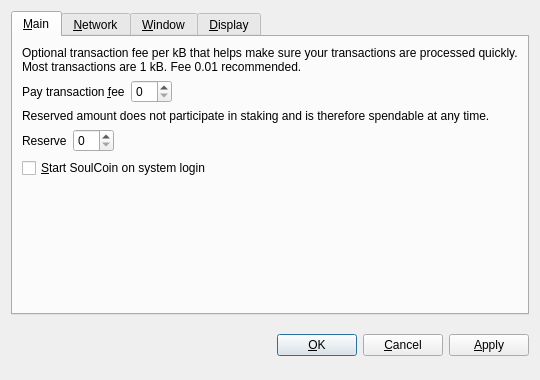
<?xml version="1.0" encoding="UTF-8"?>
<ui version="4.0">
 <class>OptionsDialog</class>
 <widget class="QDialog" name="OptionsDialog">
  <property name="geometry">
   <rect>
    <x>0</x>
    <y>0</y>
    <width>540</width>
    <height>380</height>
   </rect>
  </property>
  <property name="windowTitle">
   <string>Options</string>
  </property>
  <property name="modal">
   <bool>true</bool>
  </property>
  <layout class="QVBoxLayout" name="verticalLayout">
   <item>
    <widget class="QTabWidget" name="tabWidget">
     <property name="tabPosition">
      <enum>QTabWidget::North</enum>
     </property>
     <property name="currentIndex">
      <number>0</number>
     </property>
     <widget class="QWidget" name="tabMain">
      <attribute name="title">
       <string>&amp;Main</string>
      </attribute>
      <layout class="QVBoxLayout" name="verticalLayout_Main">
       <item>
        <widget class="QLabel" name="transactionFeeInfoLabel">
         <property name="text">
          <string>Optional transaction fee per kB that helps make sure your transactions are processed quickly. Most transactions are 1 kB. Fee 0.01 recommended.</string>
         </property>
         <property name="textFormat">
          <enum>Qt::PlainText</enum>
         </property>
         <property name="wordWrap">
          <bool>true</bool>
         </property>
        </widget>
       </item>
       <item>
        <layout class="QHBoxLayout" name="horizontalLayoutFee">
         <item>
          <widget class="QLabel" name="transactionFeeLabel">
           <property name="text">
            <string>Pay transaction &amp;fee</string>
           </property>
           <property name="textFormat">
            <enum>Qt::PlainText</enum>
           </property>
           <property name="buddy">
            <cstring>transactionFee</cstring>
           </property>
          </widget>
         </item>
         <item>
          <widget class="BitcoinAmountField" name="transactionFee"/>
         </item>
         <item>
          <spacer name="horizontalSpacerFee">
           <property name="orientation">
            <enum>Qt::Horizontal</enum>
           </property>
           <property name="sizeHint" stdset="0">
            <size>
             <width>40</width>
             <height>20</height>
            </size>
           </property>
          </spacer>
         </item>
        </layout>
       </item>
       <item>
        <widget class="QLabel" name="reserveBalanceInfoLabel">
         <property name="text">
          <string>Reserved amount does not participate in staking and is therefore spendable at any time.</string>
         </property>
         <property name="textFormat">
          <enum>Qt::PlainText</enum>
         </property>
         <property name="wordWrap">
          <bool>true</bool>
         </property>
        </widget>
       </item>
       <item>
        <layout class="QHBoxLayout" name="horizontalLayoutReserveBalance">
         <item>
          <widget class="QLabel" name="reserveBalanceLabel">
           <property name="text">
            <string>Reserve</string>
           </property>
           <property name="textFormat">
            <enum>Qt::PlainText</enum>
           </property>
           <property name="buddy">
            <cstring>reserveBalance</cstring>
           </property>
          </widget>
         </item>
         <item>
          <widget class="BitcoinAmountField" name="reserveBalance"/>
         </item>
         <item>
          <spacer name="horizontalSpacerReserveBalance">
           <property name="orientation">
            <enum>Qt::Horizontal</enum>
           </property>
           <property name="sizeHint" stdset="0">
            <size>
             <width>40</width>
             <height>20</height>
            </size>
           </property>
          </spacer>
         </item>
        </layout>
       </item>
       <item>
        <widget class="QCheckBox" name="bitcoinAtStartup">
         <property name="toolTip">
          <string>Automatically start SoulCoin after logging in to the system.</string>
         </property>
         <property name="text">
          <string>&amp;Start SoulCoin on system login</string>
         </property>
        </widget>
       </item>
       <item>
        <spacer name="verticalSpacer_Main">
         <property name="orientation">
          <enum>Qt::Vertical</enum>
         </property>
         <property name="sizeHint" stdset="0">
          <size>
           <width>20</width>
           <height>40</height>
          </size>
         </property>
        </spacer>
       </item>
      </layout>
     </widget>
     <widget class="QWidget" name="tabNetwork">
      <attribute name="title">
       <string>&amp;Network</string>
      </attribute>
      <layout class="QVBoxLayout" name="verticalLayout_Network">
       <item>
        <widget class="QCheckBox" name="mapPortUpnp">
         <property name="toolTip">
          <string>Automatically open the SoulCoin client port on the router. This only works when your router supports UPnP and it is enabled.</string>
         </property>
         <property name="text">
          <string>Map port using &amp;UPnP</string>
         </property>
        </widget>
       </item>
       <item>
        <widget class="QCheckBox" name="connectSocks">
         <property name="toolTip">
          <string>Connect to the SoulCoin network through a SOCKS proxy (e.g. when connecting through Tor).</string>
         </property>
         <property name="text">
          <string>&amp;Connect through SOCKS proxy:</string>
         </property>
        </widget>
       </item>
       <item>
        <layout class="QHBoxLayout" name="horizontalLayout_Network">
         <item>
          <widget class="QLabel" name="proxyIpLabel">
           <property name="text">
            <string>Proxy &amp;IP:</string>
           </property>
           <property name="textFormat">
            <enum>Qt::PlainText</enum>
           </property>
           <property name="buddy">
            <cstring>proxyIp</cstring>
           </property>
          </widget>
         </item>
         <item>
          <widget class="QValidatedLineEdit" name="proxyIp">
           <property name="maximumSize">
            <size>
             <width>140</width>
             <height>16777215</height>
            </size>
           </property>
           <property name="toolTip">
            <string>IP address of the proxy (e.g. 127.0.0.1)</string>
           </property>
          </widget>
         </item>
         <item>
          <widget class="QLabel" name="proxyPortLabel">
           <property name="text">
            <string>&amp;Port:</string>
           </property>
           <property name="textFormat">
            <enum>Qt::PlainText</enum>
           </property>
           <property name="buddy">
            <cstring>proxyPort</cstring>
           </property>
          </widget>
         </item>
         <item>
          <widget class="QLineEdit" name="proxyPort">
           <property name="maximumSize">
            <size>
             <width>55</width>
             <height>16777215</height>
            </size>
           </property>
           <property name="toolTip">
            <string>Port of the proxy (e.g. 9050)</string>
           </property>
          </widget>
         </item>
         <item>
          <widget class="QLabel" name="socksVersionLabel">
           <property name="text">
            <string>SOCKS &amp;Version:</string>
           </property>
           <property name="textFormat">
            <enum>Qt::PlainText</enum>
           </property>
           <property name="buddy">
            <cstring>socksVersion</cstring>
           </property>
          </widget>
         </item>
         <item>
          <widget class="QValueComboBox" name="socksVersion">
           <property name="toolTip">
            <string>SOCKS version of the proxy (e.g. 5)</string>
           </property>
          </widget>
         </item>
         <item>
          <spacer name="horizontalSpacer_Network">
           <property name="orientation">
            <enum>Qt::Horizontal</enum>
           </property>
           <property name="sizeHint" stdset="0">
            <size>
             <width>40</width>
             <height>20</height>
            </size>
           </property>
          </spacer>
         </item>
        </layout>
       </item>
       <item>
        <spacer name="verticalSpacer_Network">
         <property name="orientation">
          <enum>Qt::Vertical</enum>
         </property>
         <property name="sizeHint" stdset="0">
          <size>
           <width>20</width>
           <height>40</height>
          </size>
         </property>
        </spacer>
       </item>
      </layout>
     </widget>
     <widget class="QWidget" name="tabWindow">
      <attribute name="title">
       <string>&amp;Window</string>
      </attribute>
      <layout class="QVBoxLayout" name="verticalLayout_Window">
       <item>
        <widget class="QCheckBox" name="minimizeToTray">
         <property name="toolTip">
          <string>Show only a tray icon after minimizing the window.</string>
         </property>
         <property name="text">
          <string>&amp;Minimize to the tray instead of the taskbar</string>
         </property>
        </widget>
       </item>
       <item>
        <widget class="QCheckBox" name="minimizeOnClose">
         <property name="toolTip">
          <string>Minimize instead of exit the application when the window is closed. When this option is enabled, the application will be closed only after selecting Quit in the menu.</string>
         </property>
         <property name="text">
          <string>M&amp;inimize on close</string>
         </property>
        </widget>
       </item>
       <item>
        <spacer name="verticalSpacer_Window">
         <property name="orientation">
          <enum>Qt::Vertical</enum>
         </property>
         <property name="sizeHint" stdset="0">
          <size>
           <width>20</width>
           <height>40</height>
          </size>
         </property>
        </spacer>
       </item>
      </layout>
     </widget>
     <widget class="QWidget" name="tabDisplay">
      <attribute name="title">
       <string>&amp;Display</string>
      </attribute>
      <layout class="QVBoxLayout" name="verticalLayout_Display">
       <item>
        <layout class="QHBoxLayout" name="horizontalLayout_1_Display">
         <item>
          <widget class="QLabel" name="langLabel">
           <property name="text">
            <string>User Interface &amp;language:</string>
           </property>
           <property name="textFormat">
            <enum>Qt::PlainText</enum>
           </property>
           <property name="buddy">
            <cstring>lang</cstring>
           </property>
          </widget>
         </item>
         <item>
          <widget class="QValueComboBox" name="lang">
           <property name="toolTip">
            <string>The user interface language can be set here. This setting will take effect after restarting SoulCoin.</string>
           </property>
          </widget>
         </item>
        </layout>
       </item>
       <item>
        <layout class="QHBoxLayout" name="horizontalLayout_2_Display">
         <item>
          <widget class="QLabel" name="unitLabel">
           <property name="text">
            <string>&amp;Unit to show amounts in:</string>
           </property>
           <property name="textFormat">
            <enum>Qt::PlainText</enum>
           </property>
           <property name="buddy">
            <cstring>unit</cstring>
           </property>
          </widget>
         </item>
         <item>
          <widget class="QValueComboBox" name="unit">
           <property name="toolTip">
            <string>Choose the default subdivision unit to show in the interface and when sending coins.</string>
           </property>
          </widget>
         </item>
        </layout>
       </item>
       <item>
        <widget class="QCheckBox" name="displayAddresses">
         <property name="toolTip">
          <string>Whether to show SoulCoin addresses in the transaction list or not.</string>
         </property>
         <property name="text">
          <string>&amp;Display addresses in transaction list</string>
         </property>
        </widget>
       </item>
       <item>
        <widget class="QCheckBox" name="coinControlFeatures">
         <property name="toolTip">
          <string>Whether to show coin control features or not.</string>
         </property>
         <property name="text">
          <string>Display coin &amp;control features (experts only!)</string>
         </property>
        </widget>
       </item>
       <item>
        <spacer name="verticalSpacer_Display">
         <property name="orientation">
          <enum>Qt::Vertical</enum>
         </property>
         <property name="sizeHint" stdset="0">
          <size>
           <width>20</width>
           <height>40</height>
          </size>
         </property>
        </spacer>
       </item>
      </layout>
     </widget>
    </widget>
   </item>
   <item>
    <layout class="QHBoxLayout" name="horizontalLayout_Buttons">
     <item>
      <spacer name="horizontalSpacer_1">
       <property name="orientation">
        <enum>Qt::Horizontal</enum>
       </property>
       <property name="sizeHint" stdset="0">
        <size>
         <width>40</width>
         <height>48</height>
        </size>
       </property>
      </spacer>
     </item>
     <item>
      <widget class="QLabel" name="statusLabel">
       <property name="font">
        <font>
         <weight>75</weight>
         <bold>true</bold>
        </font>
       </property>
       <property name="text">
        <string/>
       </property>
       <property name="textFormat">
        <enum>Qt::PlainText</enum>
       </property>
       <property name="wordWrap">
        <bool>true</bool>
       </property>
      </widget>
     </item>
     <item>
      <spacer name="horizontalSpacer_2">
       <property name="orientation">
        <enum>Qt::Horizontal</enum>
       </property>
       <property name="sizeHint" stdset="0">
        <size>
         <width>40</width>
         <height>48</height>
        </size>
       </property>
      </spacer>
     </item>
     <item>
      <widget class="QPushButton" name="okButton">
       <property name="text">
        <string>&amp;OK</string>
       </property>
      </widget>
     </item>
     <item>
      <widget class="QPushButton" name="cancelButton">
       <property name="text">
        <string>&amp;Cancel</string>
       </property>
       <property name="autoDefault">
        <bool>false</bool>
       </property>
      </widget>
     </item>
     <item>
      <widget class="QPushButton" name="applyButton">
       <property name="text">
        <string>&amp;Apply</string>
       </property>
       <property name="autoDefault">
        <bool>false</bool>
       </property>
      </widget>
     </item>
    </layout>
   </item>
  </layout>
 </widget>
 <customwidgets>
  <customwidget>
   <class>BitcoinAmountField</class>
   <extends>QSpinBox</extends>
   <header>bitcoinamountfield.h</header>
  </customwidget>
  <customwidget>
   <class>QValueComboBox</class>
   <extends>QComboBox</extends>
   <header>qvaluecombobox.h</header>
  </customwidget>
  <customwidget>
   <class>QValidatedLineEdit</class>
   <extends>QLineEdit</extends>
   <header>qvalidatedlineedit.h</header>
  </customwidget>
 </customwidgets>
 <resources/>
 <connections/>
</ui>
